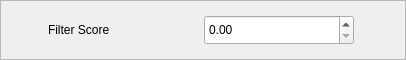
               <widget class="QFrame" name="Frame_Predict_FilterScore">
                <property name="sizePolicy">
                 <sizepolicy hsizetype="Preferred" vsizetype="Fixed">
                  <horstretch>0</horstretch>
                  <verstretch>0</verstretch>
                 </sizepolicy>
                </property>
                <property name="minimumSize">
                 <size>
                  <width>0</width>
                  <height>60</height>
                 </size>
                </property>
                <property name="maximumSize">
                 <size>
                  <width>16777215</width>
                  <height>60</height>
                 </size>
                </property>
                <property name="styleSheet">
                 <string notr="true">QFrame#Frame_Predict_FilterScore
{
	border-top:1px solid rgb(226, 226, 226);
	border-bottom:2px solid rgb(226, 226, 226);
	border-left:2px solid rgb(226, 226, 226);
	border-right:2px solid rgb(226, 226, 226);
	background-color: rgb(247, 247, 247);
}</string>
                </property>
                <property name="frameShape">
                 <enum>QFrame::StyledPanel</enum>
                </property>
                <property name="frameShadow">
                 <enum>QFrame::Raised</enum>
                </property>
                <layout class="QHBoxLayout" name="horizontalLayout_29">
                 <item>
                  <widget class="QLabel" name="Label_Predict_FilterScore">
                   <property name="sizePolicy">
                    <sizepolicy hsizetype="Fixed" vsizetype="Fixed">
                     <horstretch>0</horstretch>
                     <verstretch>0</verstretch>
                    </sizepolicy>
                   </property>
                   <property name="minimumSize">
                    <size>
                     <width>30</width>
                     <height>30</height>
                    </size>
                   </property>
                   <property name="maximumSize">
                    <size>
                     <width>30</width>
                     <height>30</height>
                    </size>
                   </property>
                   <property name="styleSheet">
                    <string notr="true">border-image: url(:/Icon/State/RedLight.png);</string>
                   </property>
                   <property name="text">
                    <string/>
                   </property>
                  </widget>
                 </item>
                 <item>
                  <widget class="QLabel" name="label_28">
                   <property name="sizePolicy">
                    <sizepolicy hsizetype="Fixed" vsizetype="Fixed">
                     <horstretch>0</horstretch>
                     <verstretch>0</verstretch>
                    </sizepolicy>
                   </property>
                   <property name="minimumSize">
                    <size>
                     <width>150</width>
                     <height>30</height>
                    </size>
                   </property>
                   <property name="maximumSize">
                    <size>
                     <width>150</width>
                     <height>30</height>
                    </size>
                   </property>
                   <property name="styleSheet">
                    <string notr="true">QLabel
{
	border:0px;
	
	font: 87 10pt &quot;Arial Black&quot;;
}</string>
                   </property>
                   <property name="text">
                    <string>Filter Score</string>
                   </property>
                  </widget>
                 </item>
                 <item>
                  <widget class="QDoubleSpinBox" name="DoubleSpinBox_Predict_FilterScore">
                   <property name="sizePolicy">
                    <sizepolicy hsizetype="Fixed" vsizetype="Fixed">
                     <horstretch>0</horstretch>
                     <verstretch>0</verstretch>
                    </sizepolicy>
                   </property>
                   <property name="minimumSize">
                    <size>
                     <width>150</width>
                     <height>30</height>
                    </size>
                   </property>
                   <property name="maximumSize">
                    <size>
                     <width>150</width>
                     <height>30</height>
                    </size>
                   </property>
                  </widget>
                 </item>
                 <item>
                  <spacer name="horizontalSpacer_15">
                   <property name="orientation">
                    <enum>Qt::Horizontal</enum>
                   </property>
                   <property name="sizeHint" stdset="0">
                    <size>
                     <width>40</width>
                     <height>20</height>
                    </size>
                   </property>
                  </spacer>
                 </item>
                </layout>
               </widget>
